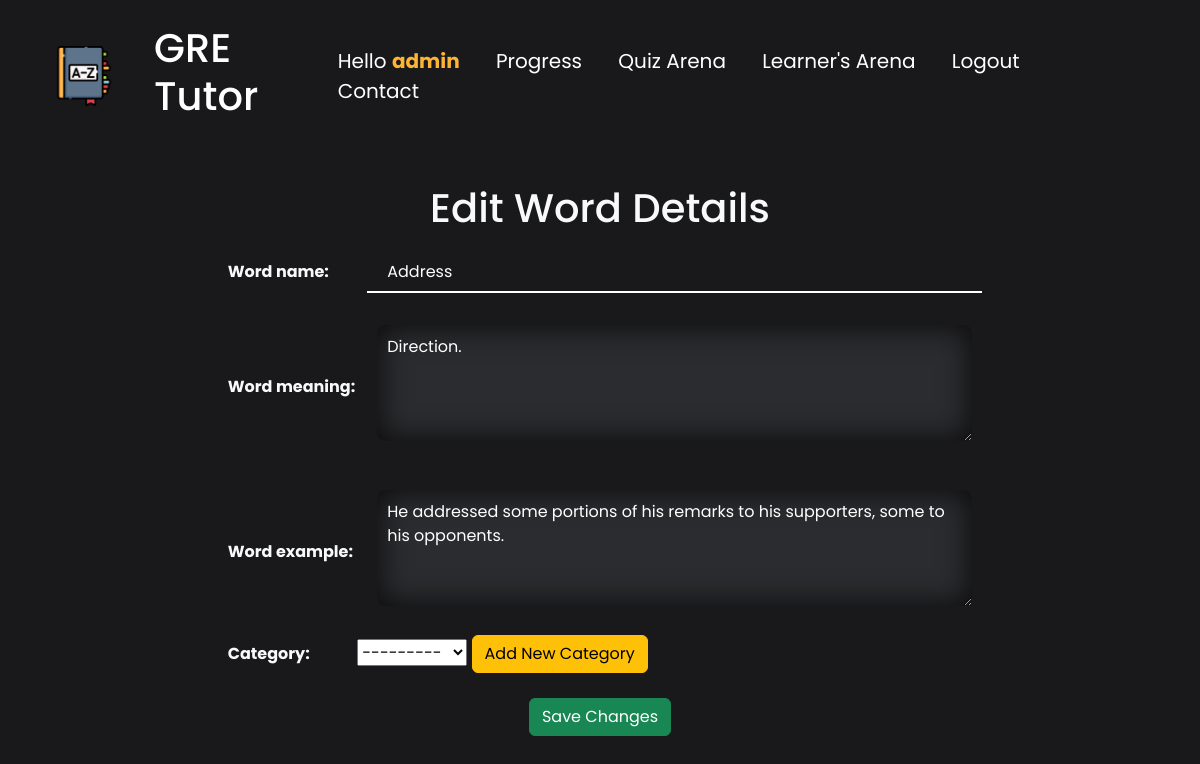
The page /user_profile/1/word_details/32/edit_word (signed in) on the database its author committed.
### gre/models.py (models this page shows, shortened)
class Word(models.Model):
    word_name = models.CharField(
        verbose_name="word name", max_length=50, null=False, unique=True, blank=False)
    meaning = models.CharField(
        verbose_name="word meaning", max_length=300, null=False, unique=True, blank=False)
    example = models.CharField(verbose_name="word example", max_length=300, null=True, blank=False)
    learner = models.ForeignKey(User, on_delete=models.CASCADE, null=False)
    category = models.ForeignKey(
        Category, on_delete=models.SET_NULL, null=True, blank=True)
    created = models.DateTimeField(auto_now_add=True)

### gre/views.py (the view)
# urls.py: path('user_profile/<str:pk>/word_details/<str:word_id>/edit_word', views.edit_word, name='edit-word'),
@login_required(login_url='login')
def edit_word(request, pk, word_id):
    if request.user.id != int(pk):
        return redirect('error')
    word = Word.objects.get(id=word_id)
    categories = Category.objects.all()
    if request.method == 'POST':
        if request.POST.get('example') == '' or request.POST.get('meaning') == '':
            messages.error(request, "Cannot be empty")
        else:
            word_cat = request.POST.get('category') or None
            if not word_cat:
                word_cat = word.category or None
            else:
                word_cat = Category.objects.get(id=word_cat)
            Word.objects.filter(id=word_id).update(
                meaning=request.POST.get('meaning'),
                example=request.POST.get('example'),
                category=word_cat
            )
            messages.success(request, "Word Details Updated!")
            return redirect('user-profile', pk=pk)
    else:
        form = WordForm()
    context = {'categories': categories, 'word': word, 'form': form}
    return render(request, 'gre/edit_word.html', context)

### gre/forms.py
class WordForm(ModelForm):
    class Meta:
        model = Word
        fields = '__all__'
        exclude = ('learner', )

### gre/models.py (called while the page is built)
    def __str__(self) -> str:
        return self.category_name

### gre/templates/gre/edit_word.html (shortened to what this page needs)
{% include 'index.html' %} {% block content %}
<div class="container text-light">
<div class="addword d-flex justify-content-around align-items-center">
  <form action="" method="POST">
    <div class="text-center">
      <h1>Edit Word Details</h1>
    </div>
    <table>
      <tr>
        <th><label for="id_word_name">Word name:</label></th>
        <td>
          <input
            readonly
            type="text"
            name="word_name"
            minlength="1"
            maxlength="50"
            required
            id="id_word_name"
            value="{{word.word_name.capitalize}}"
          />
        </td>
      </tr>
      <tr>
        <th><label for="id_meaning">Word meaning:</label></th>
        <td>
          <textarea
            {{enableTA}}
            required
            name="meaning"
            id="id_meaning"
            cols="40"
            rows="4"
            value=""
          >
{{word.meaning.capitalize}}</textarea
          >
        </td>
      </tr>
      <tr>
        <th><label for="id_example">Word example:</label></th>
        <td>
          <textarea
            {{enableTA}}
            required
            name="example"
            id="id_example"
            cols="40"
            rows="4"
            value=""
          >
{{word.example.capitalize}}</textarea
          >
        </td>
      </tr>
      <tr>
        <th><label for="id_category">Category:</label></th>
        <td>
          {{form.category}}
          <a
            href="{% url 'add-category' request.user.id %}"
            class="btn btn-warning"
            >Add New Category</a
          >
        </td>
      </tr>
    </table>
    <div class="d-flex justify-content-around">
      <input
        class="btn btn-success mt-4"
        type="submit"
        name="saveword"
        value="Save Changes"
      />
    </div>
  </form>
</div>
{% endblock content%}

### templates/header.html (shortened to what this page needs)
{% load static %}
<div>
    <nav class="navi container">
        <div class="site-logo">
            <a href="{% url 'main' %}">
                <img src="{% static 'images/site-logo.png' %}" alt="">
            </a>
                <a href="{% url 'main' %}" style="text-decoration:none;color:white;">
                    <h2 class="site-title">GRE Tutor</h4>
                </a>
            </div>
            <div class="site-options">
                {% if request.user.is_authenticated %}
                <a>Hello <b style="color:rgb(253, 179, 52);">{{request.user.username}}</b></a>
                <a href="{% url 'progress' request.user.id %}">Progress</a>
                <a href="{% url 'quiz-home' request.user.id %}">Quiz Arena</a>
                <a href="{% url 'user-profile' request.user.id %}">Learner's Arena</a>
                <a href="{% url 'logout' %}">Logout</a>
                {% else %}
                <a href="{% url 'login' %}">Login</a>
                <a href="{% url 'signup' %}">Signup</a>
                <a href="#">About Us</a>
                {% endif %}
                <a href="#">Contact</a>
        </div>
    </nav>
</div>

### static/styles/style.css (style rules this page uses)
body { font-family: "Poppins", sans-serif; background-repeat: no-repeat; background-attachment: fixed; background-size: cover; background-position: 0px -7rem; background-color: #19191b; }
.navi { display: flex; justify-content: space-between; align-items: center; padding: 1.5rem; color: white; }
.site-title { font-size: 40px; font-weight: 500; }
.site-logo { display: flex; justify-content: space-between; align-items: center; }
.site-logo img { margin-right: 2.5rem; height: 60px; }
.site-options a { font-size: 20px; margin-right: 2rem; font-weight: 400; text-decoration: none; color: white; transition: all 0.3s; }
.addword { padding: 2rem; }
input[type="text"], input[type="email"], input[type="select"] { width: 100%; height: 2.5rem; background-color: rgb(0, 0, 0, 0); color: white; padding-left: 10px; padding-right: 10px; border: none; border-bottom: 2px white solid; outline: none; padding: 20px; margin: 10px; }

### gre/templates/gre/edit_word.html (style rules this page uses)
textarea { margin-top: 20px; margin-bottom: 20px; margin-left: 20px; padding: 10px; color: white; background-color: #2b2c2f; border: none; border-radius: 8px; -webkit-box-shadow: inset 0px 0px 30px 2px rgba(0, 0, 0, 0.75); -moz-box-shadow: inset 0px 0px 30px 2px rgba(0, 0, 0, 0.75); box-shadow: inset 0px 0px 30px 2px rgba(0, 0, 0, 0.75); }

### rows shown on the page
Word: word_name "Address", meaning "Direction.", example "He addressed some portions of his remarks to his supporters, some to his opponents."

### other values the page prints
{{ request.user.username }} "admin"
